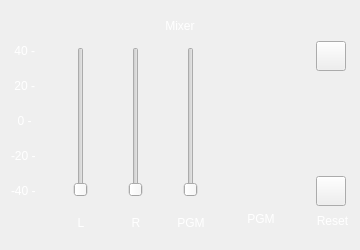
          <widget class="QWidget" name="m_pWdgtMix" native="true">
           <property name="sizePolicy">
            <sizepolicy hsizetype="Maximum" vsizetype="Maximum">
             <horstretch>0</horstretch>
             <verstretch>0</verstretch>
            </sizepolicy>
           </property>
           <property name="minimumSize">
            <size>
             <width>360</width>
             <height>250</height>
            </size>
           </property>
           <property name="maximumSize">
            <size>
             <width>400</width>
             <height>16777215</height>
            </size>
           </property>
           <layout class="QGridLayout" name="gridLayout_3">
            <item row="0" column="0">
             <layout class="QVBoxLayout" name="verticalLayout_4">
              <property name="spacing">
               <number>0</number>
              </property>
              <item>
               <widget class="QLabel" name="label_17">
                <property name="minimumSize">
                 <size>
                  <width>60</width>
                  <height>30</height>
                 </size>
                </property>
                <property name="maximumSize">
                 <size>
                  <width>1000</width>
                  <height>30</height>
                 </size>
                </property>
                <property name="styleSheet">
                 <string notr="true">color: rgb(255, 255, 255);</string>
                </property>
                <property name="text">
                 <string>Mixer</string>
                </property>
                <property name="alignment">
                 <set>Qt::AlignCenter</set>
                </property>
               </widget>
              </item>
              <item>
               <layout class="QHBoxLayout" name="horizontalLayout_8">
                <property name="spacing">
                 <number>25</number>
                </property>
                <item>
                 <layout class="QVBoxLayout" name="verticalLayout_5">
                  <property name="spacing">
                   <number>4</number>
                  </property>
                  <property name="topMargin">
                   <number>2</number>
                  </property>
                  <item>
                   <widget class="QLabel" name="label_12">
                    <property name="sizePolicy">
                     <sizepolicy hsizetype="Maximum" vsizetype="Maximum">
                      <horstretch>0</horstretch>
                      <verstretch>0</verstretch>
                     </sizepolicy>
                    </property>
                    <property name="minimumSize">
                     <size>
                      <width>30</width>
                      <height>30</height>
                     </size>
                    </property>
                    <property name="maximumSize">
                     <size>
                      <width>30</width>
                      <height>30</height>
                     </size>
                    </property>
                    <property name="styleSheet">
                     <string notr="true">color: rgb(255, 255, 255);</string>
                    </property>
                    <property name="text">
                     <string> 40 -</string>
                    </property>
                    <property name="alignment">
                     <set>Qt::AlignLeading|Qt::AlignLeft|Qt::AlignTop</set>
                    </property>
                   </widget>
                  </item>
                  <item>
                   <widget class="QLabel" name="label_13">
                    <property name="sizePolicy">
                     <sizepolicy hsizetype="Maximum" vsizetype="Maximum">
                      <horstretch>0</horstretch>
                      <verstretch>0</verstretch>
                     </sizepolicy>
                    </property>
                    <property name="minimumSize">
                     <size>
                      <width>30</width>
                      <height>30</height>
                     </size>
                    </property>
                    <property name="maximumSize">
                     <size>
                      <width>30</width>
                      <height>30</height>
                     </size>
                    </property>
                    <property name="styleSheet">
                     <string notr="true">color: rgb(255, 255, 255);</string>
                    </property>
                    <property name="text">
                     <string> 20 -</string>
                    </property>
                    <property name="alignment">
                     <set>Qt::AlignLeading|Qt::AlignLeft|Qt::AlignTop</set>
                    </property>
                   </widget>
                  </item>
                  <item>
                   <widget class="QLabel" name="label_14">
                    <property name="sizePolicy">
                     <sizepolicy hsizetype="Maximum" vsizetype="Maximum">
                      <horstretch>0</horstretch>
                      <verstretch>0</verstretch>
                     </sizepolicy>
                    </property>
                    <property name="minimumSize">
                     <size>
                      <width>30</width>
                      <height>30</height>
                     </size>
                    </property>
                    <property name="maximumSize">
                     <size>
                      <width>30</width>
                      <height>30</height>
                     </size>
                    </property>
                    <property name="styleSheet">
                     <string notr="true">color: rgb(255, 255, 255);</string>
                    </property>
                    <property name="text">
                     <string>  0 -</string>
                    </property>
                    <property name="alignment">
                     <set>Qt::AlignLeading|Qt::AlignLeft|Qt::AlignTop</set>
                    </property>
                   </widget>
                  </item>
                  <item>
                   <widget class="QLabel" name="label_15">
                    <property name="sizePolicy">
                     <sizepolicy hsizetype="Maximum" vsizetype="Maximum">
                      <horstretch>0</horstretch>
                      <verstretch>0</verstretch>
                     </sizepolicy>
                    </property>
                    <property name="minimumSize">
                     <size>
                      <width>30</width>
                      <height>30</height>
                     </size>
                    </property>
                    <property name="maximumSize">
                     <size>
                      <width>30</width>
                      <height>30</height>
                     </size>
                    </property>
                    <property name="styleSheet">
                     <string notr="true">color: rgb(255, 255, 255);</string>
                    </property>
                    <property name="text">
                     <string>-20 -</string>
                    </property>
                    <property name="alignment">
                     <set>Qt::AlignLeading|Qt::AlignLeft|Qt::AlignTop</set>
                    </property>
                   </widget>
                  </item>
                  <item>
                   <widget class="QLabel" name="label_16">
                    <property name="sizePolicy">
                     <sizepolicy hsizetype="Maximum" vsizetype="Maximum">
                      <horstretch>0</horstretch>
                      <verstretch>0</verstretch>
                     </sizepolicy>
                    </property>
                    <property name="minimumSize">
                     <size>
                      <width>30</width>
                      <height>30</height>
                     </size>
                    </property>
                    <property name="maximumSize">
                     <size>
                      <width>30</width>
                      <height>30</height>
                     </size>
                    </property>
                    <property name="styleSheet">
                     <string notr="true">color: rgb(255, 255, 255);</string>
                    </property>
                    <property name="text">
                     <string>-40 -</string>
                    </property>
                    <property name="alignment">
                     <set>Qt::AlignLeading|Qt::AlignLeft|Qt::AlignTop</set>
                    </property>
                   </widget>
                  </item>
                  <item>
                   <spacer name="horizontalSpacer_2">
                    <property name="orientation">
                     <enum>Qt::Horizontal</enum>
                    </property>
                    <property name="sizeType">
                     <enum>QSizePolicy::Maximum</enum>
                    </property>
                    <property name="sizeHint" stdset="0">
                     <size>
                      <width>40</width>
                      <height>20</height>
                     </size>
                    </property>
                   </spacer>
                  </item>
                 </layout>
                </item>
                <item>
                 <layout class="QVBoxLayout" name="verticalLayout_7">
                  <property name="spacing">
                   <number>10</number>
                  </property>
                  <item>
                   <widget class="QSlider" name="m_pSldLeftCtr">
                    <property name="sizePolicy">
                     <sizepolicy hsizetype="Expanding" vsizetype="Maximum">
                      <horstretch>0</horstretch>
                      <verstretch>0</verstretch>
                     </sizepolicy>
                    </property>
                    <property name="minimumSize">
                     <size>
                      <width>0</width>
                      <height>150</height>
                     </size>
                    </property>
                    <property name="layoutDirection">
                     <enum>Qt::LeftToRight</enum>
                    </property>
                    <property name="orientation">
                     <enum>Qt::Vertical</enum>
                    </property>
                   </widget>
                  </item>
                  <item>
                   <widget class="QLabel" name="label_18">
                    <property name="sizePolicy">
                     <sizepolicy hsizetype="Preferred" vsizetype="Maximum">
                      <horstretch>0</horstretch>
                      <verstretch>0</verstretch>
                     </sizepolicy>
                    </property>
                    <property name="minimumSize">
                     <size>
                      <width>30</width>
                      <height>20</height>
                     </size>
                    </property>
                    <property name="maximumSize">
                     <size>
                      <width>30</width>
                      <height>20</height>
                     </size>
                    </property>
                    <property name="styleSheet">
                     <string notr="true">color: rgb(255, 255, 255);</string>
                    </property>
                    <property name="text">
                     <string>L</string>
                    </property>
                    <property name="alignment">
                     <set>Qt::AlignCenter</set>
                    </property>
                   </widget>
                  </item>
                 </layout>
                </item>
                <item>
                 <layout class="QVBoxLayout" name="verticalLayout_8">
                  <property name="spacing">
                   <number>10</number>
                  </property>
                  <item>
                   <widget class="QSlider" name="m_pSldRightCtr">
                    <property name="sizePolicy">
                     <sizepolicy hsizetype="Expanding" vsizetype="Maximum">
                      <horstretch>0</horstretch>
                      <verstretch>0</verstretch>
                     </sizepolicy>
                    </property>
                    <property name="minimumSize">
                     <size>
                      <width>0</width>
                      <height>150</height>
                     </size>
                    </property>
                    <property name="orientation">
                     <enum>Qt::Vertical</enum>
                    </property>
                   </widget>
                  </item>
                  <item>
                   <widget class="QLabel" name="label_19">
                    <property name="sizePolicy">
                     <sizepolicy hsizetype="Preferred" vsizetype="Maximum">
                      <horstretch>0</horstretch>
                      <verstretch>0</verstretch>
                     </sizepolicy>
                    </property>
                    <property name="minimumSize">
                     <size>
                      <width>30</width>
                      <height>20</height>
                     </size>
                    </property>
                    <property name="maximumSize">
                     <size>
                      <width>30</width>
                      <height>20</height>
                     </size>
                    </property>
                    <property name="styleSheet">
                     <string notr="true">color: rgb(255, 255, 255);</string>
                    </property>
                    <property name="text">
                     <string>R</string>
                    </property>
                    <property name="alignment">
                     <set>Qt::AlignCenter</set>
                    </property>
                   </widget>
                  </item>
                 </layout>
                </item>
                <item>
                 <layout class="QVBoxLayout" name="verticalLayout_9">
                  <property name="spacing">
                   <number>10</number>
                  </property>
                  <item>
                   <widget class="QSlider" name="m_pSldPGMCtr">
                    <property name="sizePolicy">
                     <sizepolicy hsizetype="Expanding" vsizetype="Maximum">
                      <horstretch>0</horstretch>
                      <verstretch>0</verstretch>
                     </sizepolicy>
                    </property>
                    <property name="minimumSize">
                     <size>
                      <width>0</width>
                      <height>150</height>
                     </size>
                    </property>
                    <property name="orientation">
                     <enum>Qt::Vertical</enum>
                    </property>
                   </widget>
                  </item>
                  <item>
                   <widget class="QLabel" name="label_20">
                    <property name="sizePolicy">
                     <sizepolicy hsizetype="Preferred" vsizetype="Maximum">
                      <horstretch>0</horstretch>
                      <verstretch>0</verstretch>
                     </sizepolicy>
                    </property>
                    <property name="minimumSize">
                     <size>
                      <width>30</width>
                      <height>20</height>
                     </size>
                    </property>
                    <property name="maximumSize">
                     <size>
                      <width>30</width>
                      <height>20</height>
                     </size>
                    </property>
                    <property name="styleSheet">
                     <string notr="true">color: rgb(255, 255, 255);</string>
                    </property>
                    <property name="text">
                     <string>PGM</string>
                    </property>
                    <property name="alignment">
                     <set>Qt::AlignCenter</set>
                    </property>
                   </widget>
                  </item>
                 </layout>
                </item>
                <item>
                 <layout class="QVBoxLayout" name="verticalLayout_2">
                  <property name="spacing">
                   <number>0</number>
                  </property>
                  <item>
                   <layout class="QHBoxLayout" name="horizontalLayout_7">
                    <property name="spacing">
                     <number>0</number>
                    </property>
                    <property name="sizeConstraint">
                     <enum>QLayout::SetMinAndMaxSize</enum>
                    </property>
                    <item>
                     <widget class="PGMDisplay" name="m_pWdgtPGMDisL" native="true">
                      <property name="sizePolicy">
                       <sizepolicy hsizetype="Maximum" vsizetype="Maximum">
                        <horstretch>0</horstretch>
                        <verstretch>0</verstretch>
                       </sizepolicy>
                      </property>
                      <property name="minimumSize">
                       <size>
                        <width>10</width>
                        <height>155</height>
                       </size>
                      </property>
                      <property name="layoutDirection">
                       <enum>Qt::LeftToRight</enum>
                      </property>
                     </widget>
                    </item>
                    <item>
                     <widget class="PGMDisplay" name="m_pWdgtPGMDisR" native="true">
                      <property name="sizePolicy">
                       <sizepolicy hsizetype="Maximum" vsizetype="Maximum">
                        <horstretch>0</horstretch>
                        <verstretch>0</verstretch>
                       </sizepolicy>
                      </property>
                      <property name="minimumSize">
                       <size>
                        <width>10</width>
                        <height>155</height>
                       </size>
                      </property>
                     </widget>
                    </item>
                   </layout>
                  </item>
                  <item>
                   <widget class="QLabel" name="label_21">
                    <property name="sizePolicy">
                     <sizepolicy hsizetype="Preferred" vsizetype="Maximum">
                      <horstretch>0</horstretch>
                      <verstretch>0</verstretch>
                     </sizepolicy>
                    </property>
                    <property name="minimumSize">
                     <size>
                      <width>60</width>
                      <height>30</height>
                     </size>
                    </property>
                    <property name="maximumSize">
                     <size>
                      <width>30</width>
                      <height>30</height>
                     </size>
                    </property>
                    <property name="styleSheet">
                     <string notr="true">color: rgb(255, 255, 255);</string>
                    </property>
                    <property name="text">
                     <string>PGM</string>
                    </property>
                    <property name="alignment">
                     <set>Qt::AlignCenter</set>
                    </property>
                   </widget>
                  </item>
                 </layout>
                </item>
                <item>
                 <layout class="QVBoxLayout" name="verticalLayout_11">
                  <property name="spacing">
                   <number>0</number>
                  </property>
                  <property name="bottomMargin">
                   <number>3</number>
                  </property>
                  <item>
                   <layout class="QVBoxLayout" name="verticalLayout_6">
                    <item>
                     <widget class="QPushButton" name="m_pBtnListen">
                      <property name="sizePolicy">
                       <sizepolicy hsizetype="Maximum" vsizetype="Maximum">
                        <horstretch>0</horstretch>
                        <verstretch>0</verstretch>
                       </sizepolicy>
                      </property>
                      <property name="minimumSize">
                       <size>
                        <width>30</width>
                        <height>30</height>
                       </size>
                      </property>
                      <property name="maximumSize">
                       <size>
                        <width>30</width>
                        <height>30</height>
                       </size>
                      </property>
                      <property name="layoutDirection">
                       <enum>Qt::LeftToRight</enum>
                      </property>
                      <property name="text">
                       <string/>
                      </property>
                     </widget>
                    </item>
                    <item>
                     <spacer name="verticalSpacer">
                      <property name="orientation">
                       <enum>Qt::Vertical</enum>
                      </property>
                      <property name="sizeHint" stdset="0">
                       <size>
                        <width>20</width>
                        <height>40</height>
                       </size>
                      </property>
                     </spacer>
                    </item>
                   </layout>
                  </item>
                  <item>
                   <widget class="QPushButton" name="m_pBtnReset">
                    <property name="minimumSize">
                     <size>
                      <width>30</width>
                      <height>30</height>
                     </size>
                    </property>
                    <property name="maximumSize">
                     <size>
                      <width>30</width>
                      <height>30</height>
                     </size>
                    </property>
                    <property name="styleSheet">
                     <string notr="true"/>
                    </property>
                    <property name="text">
                     <string/>
                    </property>
                   </widget>
                  </item>
                  <item>
                   <widget class="QLabel" name="label_23">
                    <property name="minimumSize">
                     <size>
                      <width>0</width>
                      <height>30</height>
                     </size>
                    </property>
                    <property name="maximumSize">
                     <size>
                      <width>16777215</width>
                      <height>30</height>
                     </size>
                    </property>
                    <property name="styleSheet">
                     <string notr="true">color: rgb(255, 255, 255);</string>
                    </property>
                    <property name="text">
                     <string>Reset</string>
                    </property>
                    <property name="alignment">
                     <set>Qt::AlignCenter</set>
                    </property>
                   </widget>
                  </item>
                 </layout>
                </item>
               </layout>
              </item>
             </layout>
            </item>
           </layout>
          </widget>
